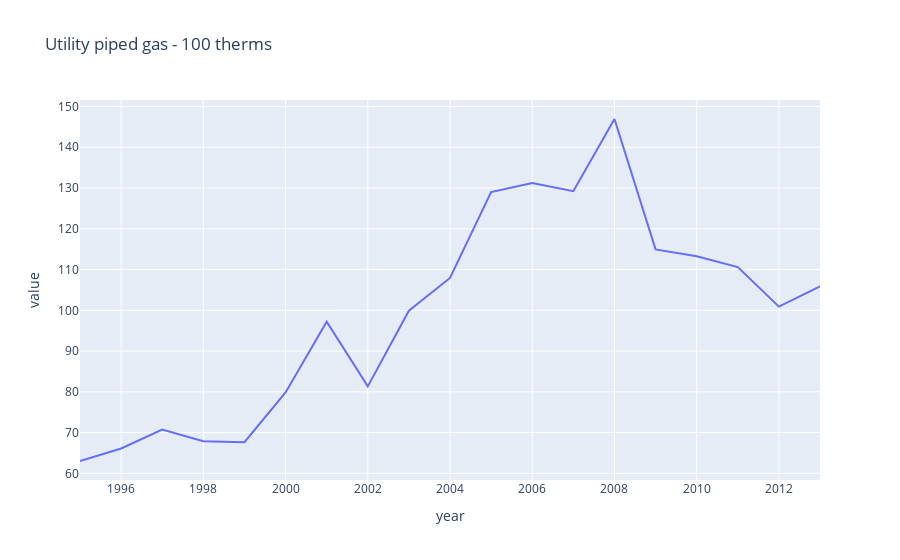
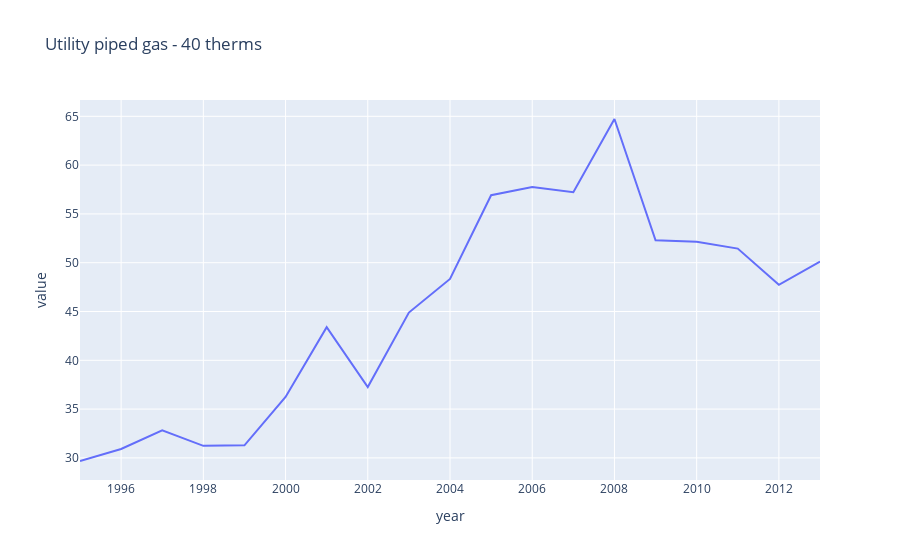
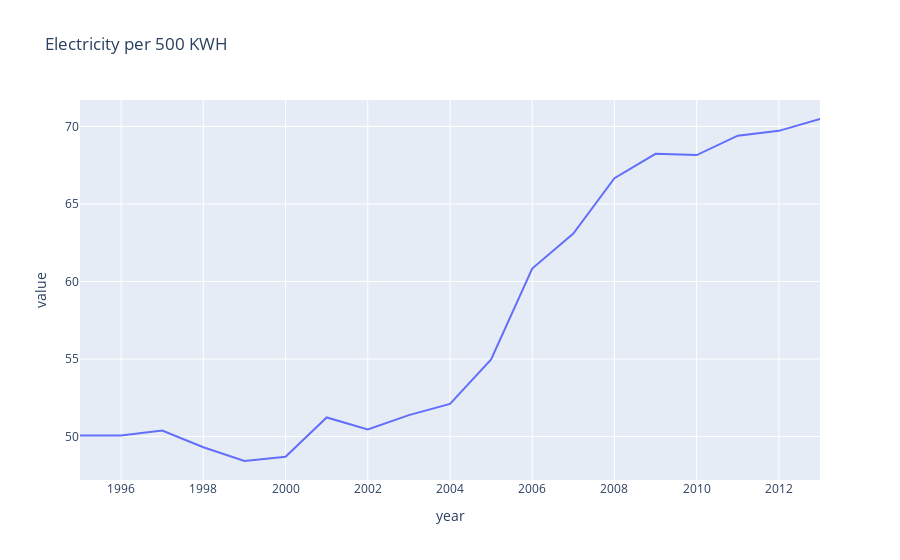
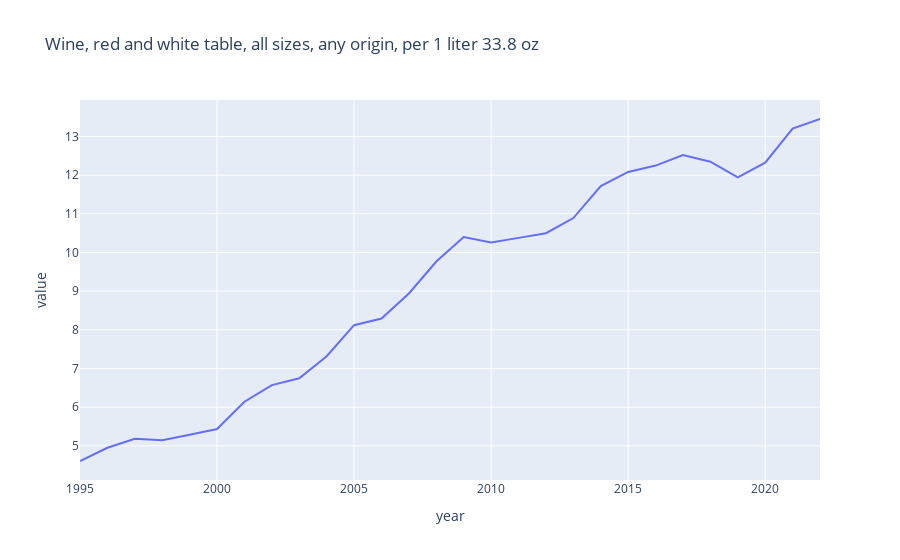

The notebook cell these images were saved under, in order:
### Code cell
# Items Ranked by STD (Most Volatile)

STD = pd.DataFrame(complete_df.groupby(['item_name']).value.std()).sort_values(by='value', ascending=False).reset_index().head(10)
byItem = pd.DataFrame((complete_df.groupby(['year', 'item_name']).value.mean()).reset_index())

print('Plotting the Top 10 most volatile items over 1995-2022')
print('')

STD.rename(columns = {'value': 'STD'}, inplace=True)
print(STD)

for name in STD['item_name']:
    fig = px.line(byItem[byItem['item_name'] == name], x='year', y='value', title=name)
    fig.show()

### Figure 1 — Plotly figure (JSON) as saved in the notebook; plotly's stock layout.template omitted (floating-point values rounded to 4 significant figures)
{"data": [{"hovertemplate": "year=%{x}<br>value=%{y}<extra></extra>", "legendgroup": "", "line": {"color": "#636efa", "dash": "solid"}, "marker": {"symbol": "circle"}, "mode": "lines", "name": "", "orientation": "v", "showlegend": false, "type": "scatter", "x": [1995, 1996, 1997, 1998, 1999, 2000, 2001, 2002, 2003, 2004, 2005, 2006, 2007, 2008, 2009, 2010, 2011, 2012, 2013], "xaxis": "x", "y": [63.03, 66.11, 70.74, 67.9, 67.64, 79.85, 97.2, 81.34, 99.9, 107.9, 129.0, 131.2, 129.2, 146.9, 115.0, 113.2, 110.6, 100.9, 105.9], "yaxis": "y"}], "layout": {"autosize": true, "legend": {"tracegroupgap": 0}, "title": {"text": "Utility piped gas - 100 therms"}, "xaxis": {"anchor": "y", "autorange": true, "domain": [0, 1], "range": [1995, 2013], "title": {"text": "year"}, "type": "linear"}, "yaxis": {"anchor": "x", "autorange": true, "domain": [0, 1], "range": [58.37, 151.6], "title": {"text": "value"}, "type": "linear"}}}

### Figure 2 — Plotly figure (JSON) as saved in the notebook; plotly's stock layout.template omitted (floating-point values rounded to 4 significant figures)
{"data": [{"hovertemplate": "year=%{x}<br>value=%{y}<extra></extra>", "legendgroup": "", "line": {"color": "#636efa", "dash": "solid"}, "marker": {"symbol": "circle"}, "mode": "lines", "name": "", "orientation": "v", "showlegend": false, "type": "scatter", "x": [1995, 1996, 1997, 1998, 1999, 2000, 2001, 2002, 2003, 2004, 2005, 2006, 2007, 2008, 2009, 2010, 2011, 2012, 2013], "xaxis": "x", "y": [29.68, 30.91, 32.84, 31.23, 31.29, 36.25, 43.39, 37.26, 44.89, 48.34, 56.91, 57.75, 57.22, 64.73, 52.29, 52.16, 51.44, 47.73, 50.11], "yaxis": "y"}], "layout": {"autosize": true, "legend": {"tracegroupgap": 0}, "title": {"text": "Utility piped gas - 40 therms"}, "xaxis": {"anchor": "y", "autorange": true, "domain": [0, 1], "range": [1995, 2013], "title": {"text": "year"}, "type": "linear"}, "yaxis": {"anchor": "x", "autorange": true, "domain": [0, 1], "range": [27.73, 66.67], "title": {"text": "value"}, "type": "linear"}}}

### Figure 3 — Plotly figure (JSON) as saved in the notebook; plotly's stock layout.template omitted (floating-point values rounded to 4 significant figures)
{"data": [{"hovertemplate": "year=%{x}<br>value=%{y}<extra></extra>", "legendgroup": "", "line": {"color": "#636efa", "dash": "solid"}, "marker": {"symbol": "circle"}, "mode": "lines", "name": "", "orientation": "v", "showlegend": false, "type": "scatter", "x": [1995, 1996, 1997, 1998, 1999, 2000, 2001, 2002, 2003, 2004, 2005, 2006, 2007, 2008, 2009, 2010, 2011, 2012, 2013], "xaxis": "x", "y": [50.06, 50.07, 50.38, 49.3, 48.42, 48.69, 51.23, 50.46, 51.38, 52.1, 54.97, 60.84, 63.09, 66.67, 68.23, 68.15, 69.41, 69.72, 70.48], "yaxis": "y"}], "layout": {"autosize": true, "legend": {"tracegroupgap": 0}, "title": {"text": "Electricity per 500 KWH"}, "xaxis": {"anchor": "y", "autorange": true, "domain": [0, 1], "range": [1995, 2013], "title": {"text": "year"}, "type": "linear"}, "yaxis": {"anchor": "x", "autorange": true, "domain": [0, 1], "range": [47.19, 71.71], "title": {"text": "value"}, "type": "linear"}}}

### Figure 4 — Plotly figure (JSON) as saved in the notebook; plotly's stock layout.template omitted (floating-point values rounded to 4 significant figures)
{"data": [{"hovertemplate": "year=%{x}<br>value=%{y}<extra></extra>", "legendgroup": "", "line": {"color": "#636efa", "dash": "solid"}, "marker": {"symbol": "circle"}, "mode": "lines", "name": "", "orientation": "v", "showlegend": false, "type": "scatter", "x": [1995, 1996, 1997, 1998, 1999, 2000, 2001, 2002, 2003, 2004, 2005, 2006, 2007, 2008, 2009, 2010, 2011, 2012, 2013, 2014, 2015, 2016, 2017, 2018, 2019, 2020, 2021, 2022], "xaxis": "x", "y": [4.608, 4.951, 5.184, 5.143, 5.285, 5.435, 6.141, 6.57, 6.746, 7.317, 8.119, 8.291, 8.939, 9.766, 10.4, 10.26, 10.38, 10.5, 10.89, 11.72, 12.08, 12.25, 12.52, 12.35, 11.94, 12.32, 13.2, 13.45], "yaxis": "y"}], "layout": {"autosize": true, "legend": {"tracegroupgap": 0}, "title": {"text": "Wine, red and white table, all sizes, any origin, per 1 liter 33.8 oz"}, "xaxis": {"anchor": "y", "autorange": true, "domain": [0, 1], "range": [1995, 2022], "title": {"text": "year"}, "type": "linear"}, "yaxis": {"anchor": "x", "autorange": true, "domain": [0, 1], "range": [4.117, 13.94], "title": {"text": "value"}, "type": "linear"}}}
